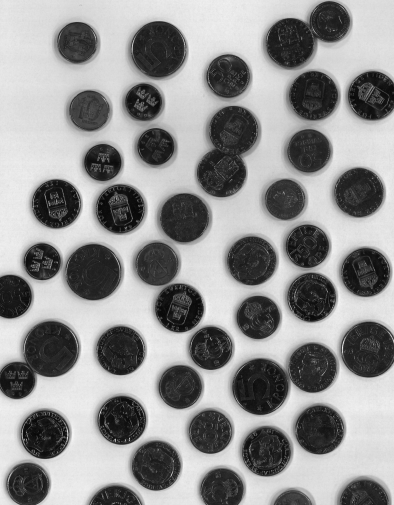
%> input picture Labs/lab3/coins.tif, 394 x 505 px
$ octave A_lab3.m   (GNU Octave 9; MATLAB toolbox functions it lacks are replaced by stand-ins)
%> lines starting %> are read from the running program, lines starting %| are printed output that depends on the picture; in (x1, y1, x2, y2) boxes, pixels count from 0 and x2, y2 are one past the last pixel; in counts of white or black regions, pixels touching at a corner belong together; the program's own positions count from 1
%% Lab3
clear; close all;
I = imread('coins.tif'); % 48 coins
%> I is the input picture: size 505x394 uint8; min 8, max 246, mean 144.7

% Puts a threshold, makes it binary
t = graythresh(I);
%> t = 0.506
BW = im2bw(I,t);
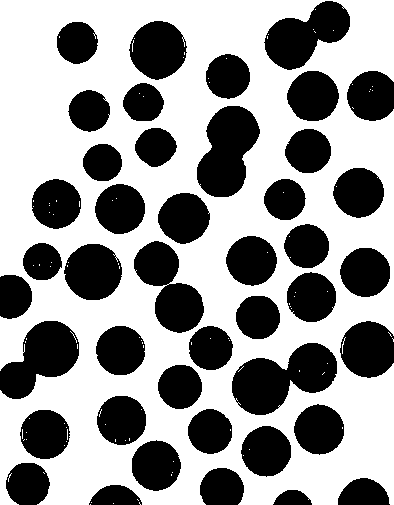
%> BW: size 505x394 logical; 59.4% white; 43 black regions, largest, box (x1, y1, x2, y2) and area: (232, 343, 337, 415) 4475, (197, 106, 260, 197) 3869, (0, 321, 79, 399) 3571

% Get rid of noise --> median filter
BW = medfilt2(~BW);   % Median of image, bg=black
%> BW: size 505x394 logical; 40.7% white; 43 white regions, largest, box (x1, y1, x2, y2) and area: (232, 343, 337, 415) 4493, (197, 106, 260, 197) 3868, (0, 321, 79, 399) 3581
figure;
imshow(BW); title("Black and white, median filtered")

% Negated distance transform of binary image, find coin centers
% Chessboard gave best result
BW_dist = - bwdist(~BW, 'chessboard');
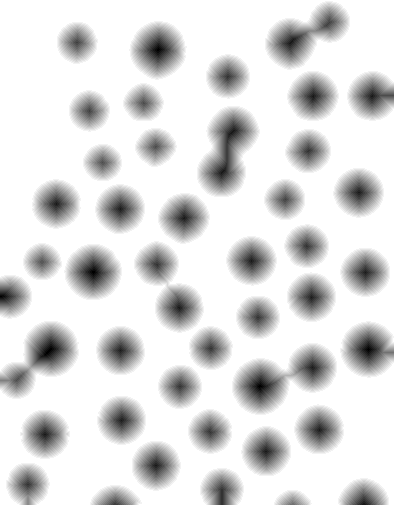
%> BW_dist: size 505x394 single; min -20, max 0, mean -2.68; drawn with min black and max white

% Watershed segmentation to find boundaries between overlapping coins
BORDERS = single(watershed(BW_dist));    % Turn single to be able to compare
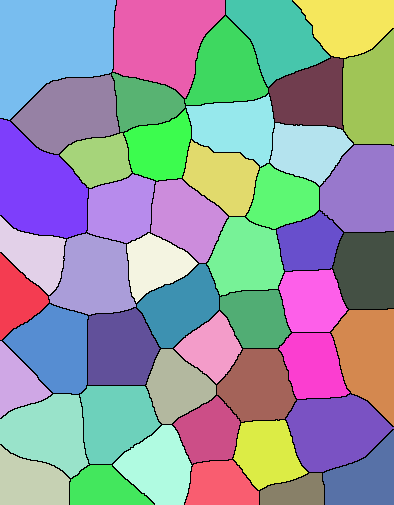
%> BORDERS: size 505x394 single; 49 distinct labels, from 0 to 48; one colour per label, 0 black
BW(BORDERS == 0) = 0;
%> BW: size 505x394 logical; 40.6% white; 48 white regions, largest, box (x1, y1, x2, y2) and area: (232, 358, 290, 415) 2550, (129, 21, 187, 80) 2538, (64, 244, 122, 300) 2518

% Closing to smooth coins
se = strel('disk', 5);
BW = imopen(BW, se);
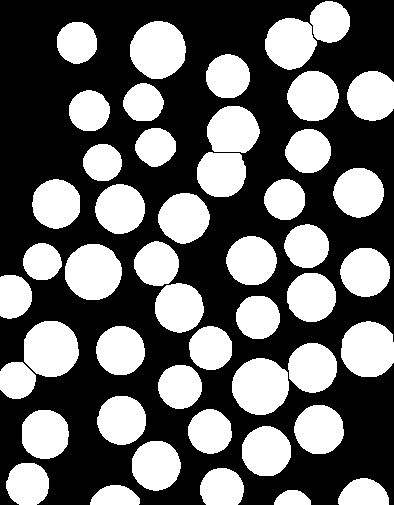
%> BW: size 505x394 logical; 40.5% white; 48 white regions, largest, box (x1, y1, x2, y2) and area: (232, 358, 289, 415) 2540, (130, 21, 186, 79) 2527, (65, 244, 122, 300) 2515
figure; imshow(BW); title("Image after watersheding and segmentation");


% Setting labels on objects
[Ilabel, n] = bwlabel(BW);
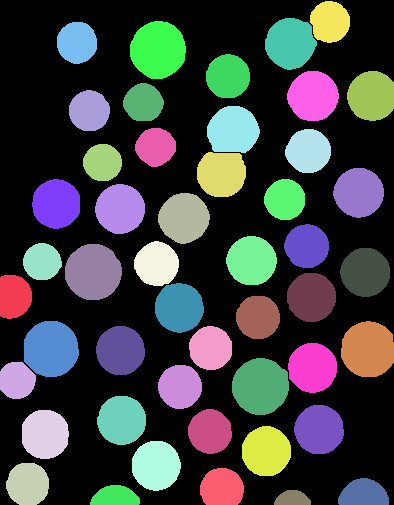
%> Ilabel: size 505x394 double; 49 distinct labels, from 0 to 48; one colour per label, 0 black
%> n = 48
F = regionprops(Ilabel, 'Area');
%> F = 48 regions; largest, Area: 2540, 2527, 2515, 2478, 2417
A = [F.Area];
%> A = 48 values, max 2540 at index 31, min 430 at index 36, mean 1680.1


% Regionprops to extract features from labeled objects
stats = regionprops('table', Ilabel,'Centroid', 'MajorAxisLength', 'MinorAxisLength');
%> stats = 48 regions; first 5, Centroid, MajorAxisLength and MinorAxisLength: [14.8 297.1] 45.83 33.96, [17.5 381] 37.71 36.2, [28.3 484.8] 43.51 43.21, [45.6 434.9] 49.82 48.16, [42.7 262.3] 38.45 37.14
centers = stats.Centroid;
%> centers = 48 rows, first 12: [14.81 297.1; 17.48 381; 28.35 484.8; 45.59 434.9; 42.69 262.3; 51.45 349.6; 56.82 204.4; 77.56 43.2; 93.79 272.6; 89.83 111.4; 103.1 163.1; 115.9 497.1]
diameters = mean([stats.MajorAxisLength stats.MinorAxisLength], 2);
%> diameters = 48 values, max 56.91 at index 31, min 26.33 at index 36, mean 46.04
radii = diameters/2;
%> radii = 48 values, max 28.45 at index 31, min 13.16 at index 36, mean 23.02
major = stats.MajorAxisLength/2;
%> major = 48 values, max 28.89 at index 17, min 18.33 at index 36, mean 23.75

%% If mean radius is used
% hold on
% viscircles(centers,radii);
% hold off

%% If major axis/2 is used
hold on
viscircles(centers,major);
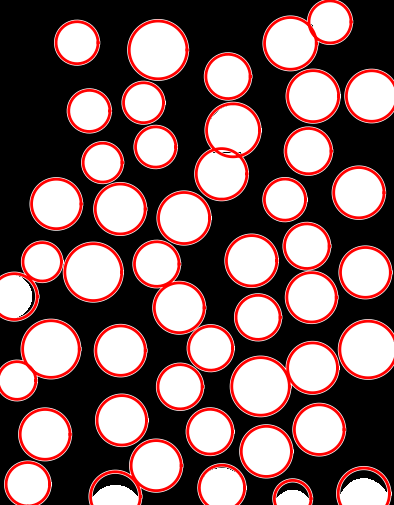
%> figure redrawn from the program's plot data; its title reads 'Image after watersheding and segmentation'
hold off

figure; hist(major, 25); title("Histogram of major axis/2")
%> after `title("Histogram of major axis/2")`:
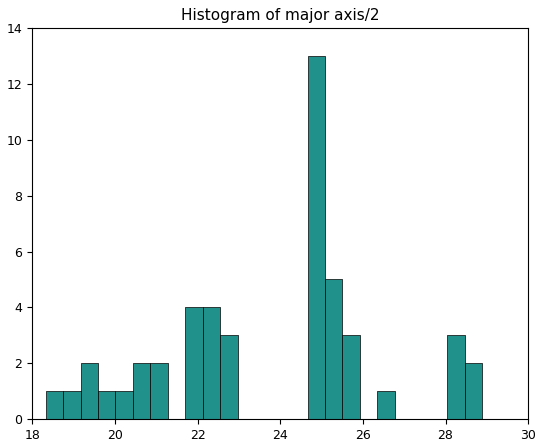
%> figure redrawn from the program's plot data; tallest bar 13 high, from x = 24.66 to 25.08


%% Discussion of errors and limitations
% Limitations from coins (50 öringar, 10 kr) being very similar in sizes
% Border coins. Now solved by using major axises/2 to get the largest
% radius (assuming round objects). Better to use radii than area

%% Counting coins
% Since 10 kr and 50 öringar (the coins with the highest and lowest values)
% are so similar in sizes we have to make assumptions about which bars in
% the histogram belongs to which.
% Can't use it

% Textures, use image template

%% Bacteria
% Assume circular objects
% Radii better for coins (when we know circularity)
% Area better for ellipsoids
% Cases with two or more bacterias?
% Seeded watersheding
